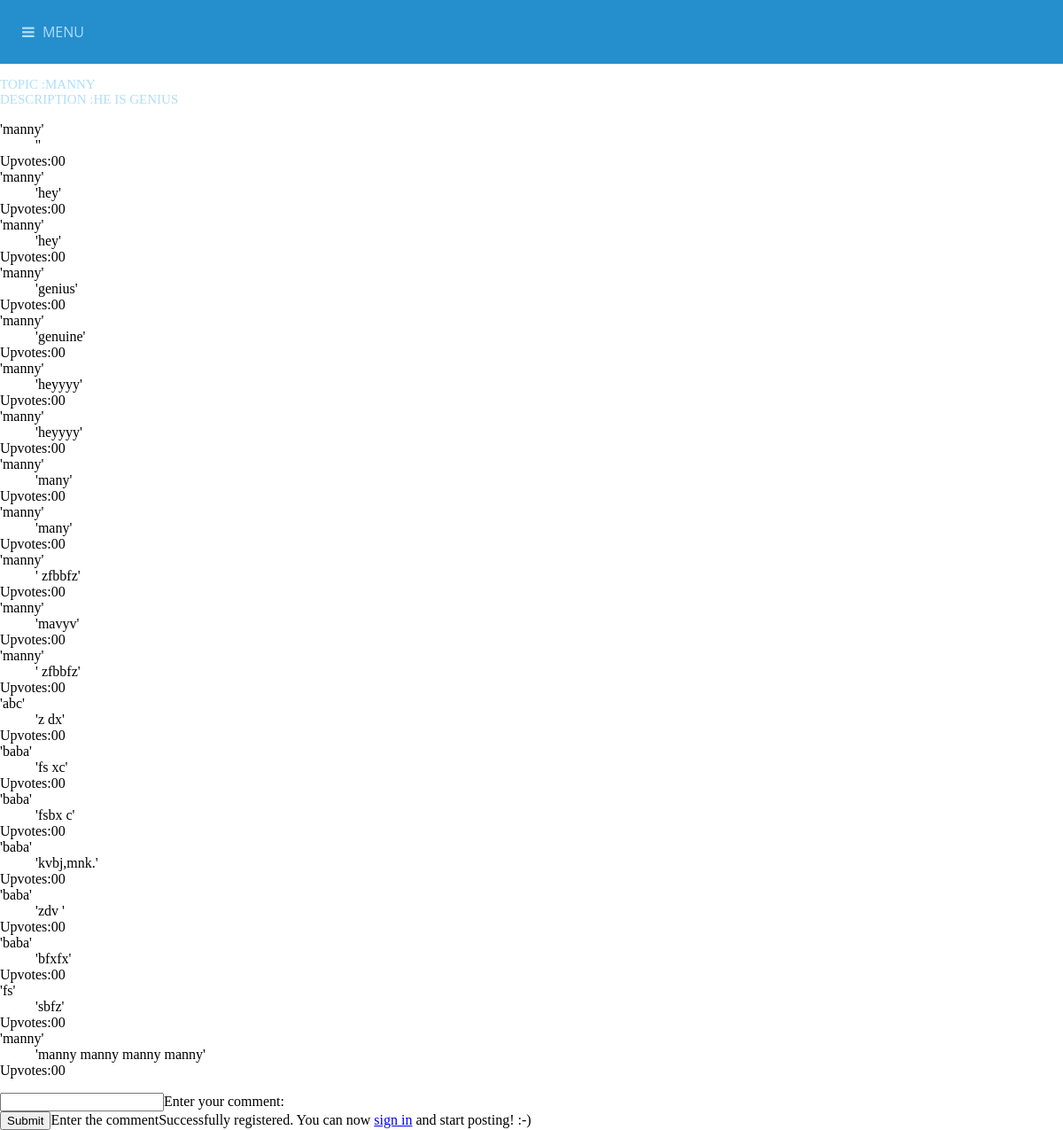
The app's page /viewpost.php?id=4 with its own data.
### tables this page shows
CREATE TABLE `topics` (
  `TID` int(20) NOT NULL,
  `TNAME` varchar(200) NOT NULL,
  `UID` int(20) NOT NULL,
  `HITS` int(20) NOT NULL DEFAULT '0',
  `DESCR` varchar(500) NOT NULL,
  `recents` timestamp NOT NULL DEFAULT CURRENT_TIMESTAMP ON UPDATE CURRENT_TIMESTAMP,
  `createtime` timestamp NOT NULL DEFAULT '0000-00-00 00:00:00'
);

CREATE TABLE `posts` (
  `PID` int(20) NOT NULL,
  `PCONTENT` varchar(500) NOT NULL,
  `PTIME` timestamp NOT NULL DEFAULT CURRENT_TIMESTAMP ON UPDATE CURRENT_TIMESTAMP,
  `UID` int(20) NOT NULL,
  `TID` int(11) NOT NULL
);

CREATE TABLE `users` (
  `UID` int(20) NOT NULL,
  `UNAME` varchar(30) NOT NULL,
  `PWD` varchar(30) NOT NULL,
  `EMAIL` varchar(40) NOT NULL,
  `UTYPE` varchar(20) NOT NULL DEFAULT 'member'
);

### viewpost.php (the view, shortened to what this page needs)
<?php
    include 'vote.php';
    include 'header.php';
    include 'connect.php';
    if(!isset($_COOKIE["PHPSESSID"]))
        echo'<a href="login.php">Login first</a><br>';
    else
    {
        $mna=$_GET['id'];
        $sql = "SELECT
            TNAME,TID,DESCR
        FROM
            TOPICS
        WHERE
            TID = $mna" ;
        $result = mysqli_query($link,$sql);
        while ($row = mysqli_fetch_assoc($result))
        {
            echo " <p id=".$row['TID']."'>Topic :".$row['TNAME']."<br>Description :".$row['DESCR']."</p>";
        }
        $sql = "SELECT
            PCONTENT,PID,USERS.UNAME
        FROM
            POSTS NATURAL JOIN USERS
        WHERE
            posts.TID = $mna ";
        $result = mysqli_query($link,$sql);
        echo"<dl>";
        while ($row = mysqli_fetch_assoc($result))
        {
            echo "<dt>'".$row['UNAME']."'</dt><dd>'".$row['PCONTENT']."'</dd>".'Upvotes:';
            $ups=  getupvote($row['PID']);
            echo $ups;
        }
        echo"</dl>";
        $err="";
        echo'<form method="get" action="abc.php">
            <input type = "textarea" name="abc">Enter your comment:</input>
            <input type= "hidden" name="id" value=" '.$mna.' "></input>
            <br><input type=submit action="posts">';
        if(!isset($_POST['abc'])||$_POST['abc']=="")
        {
            $err="Enter the comment";
        }
        if($err!="")
            echo $err;
        $result = mysqli_query($link,$sql);
        if(!$result)
        {
            echo 'Something went wrong while registering. Please try again later.';
        }
        else
        {
            echo 'Successfully registered. You can now <a href="index.php">sign in</a> and start posting! :-)';
        }
    }
0?>

### header.php (shortened to what this page needs)
<!doctype html>
<html>
<head>
<link rel="stylesheet" href="http://netdna.bootstrapcdn.com/font-awesome/4.3.0/css/font-awesome.min.css">
</head>
<body>
<div class="jumbotron">
<div class="icon-menu"> <i class="fa fa-bars"></i> Menu </div>
</div>
</body>
</html>

### vote.php (shortened to what this page needs)
<?php
function getupvote($pid){
$upquery='SELECT COUNT(*) AS num FROM forum2.vote where PID = '.$pid.' and vote="UPVOTE"';
$up= mysqli_query($GLOBALS['link'],$upquery);
$ups=mysqli_fetch_assoc($up);
echo $ups['num'];
return $ups['num'];
}
?>

### header.php (style rules this page uses)
body { left: 0; margin: 0; overflow-x:scroll; overflow-y:scroll; overflow:scroll; position: relative; }
.jumbotron { background-color: #258ecd; height: 100%; -webkit-background-size: cover; -moz-background-size: cover; -o-background-size: cover; background-size: cover; }
.icon-menu { color: #afdefa; cursor: pointer; font-family: 'Open Sans', sans-serif; font-size: 16px; padding-bottom: 25px; padding-left: 25px; padding-top: 25px; text-decoration: none; text-transform: uppercase; }
.icon-menu i { margin-right: 5px; }
p { color: #afdefa; font-size: 15px; text-decoration: none; text-transform: uppercase; }

### records on screen
topics: TNAME "MANNY", DESCR "HE IS GENIUS"
posts: users.UNAME "manny", num "0", ups "0"
posts: users.UNAME "manny", PCONTENT "hey", num "0", ups "0"
posts: users.UNAME "manny", PCONTENT "hey", num "0", ups "0"
posts: users.UNAME "manny", PCONTENT "genius", num "0", ups "0"
posts: users.UNAME "manny", PCONTENT "genuine", num "0", ups "0"
posts: users.UNAME "manny", PCONTENT "heyyyy", num "0", ups "0"
posts: users.UNAME "manny", PCONTENT "heyyyy", num "0", ups "0"
posts: users.UNAME "manny", PCONTENT "many", num "0", ups "0"
posts: users.UNAME "manny", PCONTENT "many", num "0", ups "0"
posts: users.UNAME "manny", PCONTENT "zfbbfz", num "0", ups "0"
posts: users.UNAME "manny", PCONTENT "mavyv", num "0", ups "0"
posts: users.UNAME "manny", PCONTENT "zfbbfz", num "0", ups "0"
posts: users.UNAME "abc", PCONTENT "z dx", num "0", ups "0"
posts: users.UNAME "baba", PCONTENT "fs xc", num "0", ups "0"
posts: users.UNAME "baba", PCONTENT "fsbx c", num "0", ups "0"
posts: users.UNAME "baba", PCONTENT "kvbj,mnk.", num "0", ups "0"
posts: users.UNAME "baba", PCONTENT "zdv", num "0", ups "0"
posts: users.UNAME "baba", PCONTENT "bfxfx", num "0", ups "0"
posts: users.UNAME "fs", PCONTENT "sbfz", num "0", ups "0"
posts: users.UNAME "manny", PCONTENT "manny manny manny manny", num "0", ups "0"

### other values on screen
$err "Enter the comment"
